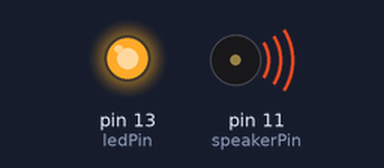
Recording of a sketch running on a simulated Arduino Uno, built with avr-gcc and run on an emulated ATmega328P. Shown: output pins drawn as LEDs (lit = HIGH), buzzer (waves = sounding). At 1.3 s the program stops and its outputs stay as they are.

Above: at 0.1 s.
At 1.1 s:
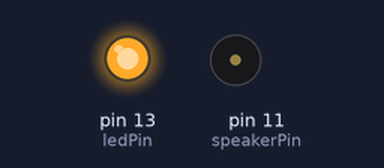
Timing chart, 0 to 2.6 s (numbered marks = the images above):
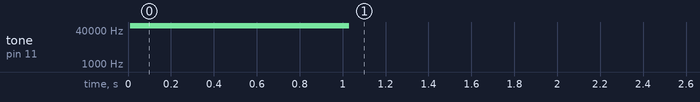

Measured:
- by itself, tone on pin 11 (speakerPin): silent → 62500 Hz at 0.01 s, → silent 1.0 s later

The sketch:

Sound.ino
```cpp
/*
 * speaker_pcm
 *
 * Plays 8-bit PCM audio on pin 11 using pulse-width modulation (PWM).
 * For Arduino with Atmega168 at 16 MHz.
 *
 * Uses two timers. The first changes the sample value 8000 times a second.
 * The second holds pin 11 high for 0-255 ticks out of a 256-tick cycle,
 * depending on sample value. The second timer repeats 62500 times per second
 * (16000000 / 256), much faster than the playback rate (8000 Hz), so
 * it almost sounds halfway decent, just really quiet on a PC speaker.
 *
 * Takes over Timer 1 (16-bit) for the 8000 Hz timer. This breaks PWM
 * (analogWrite()) for Arduino pins 9 and 10. Takes Timer 2 (8-bit)
 * for the pulse width modulation, breaking PWM for pins 11 & 3.
 *
 * References:
 *     http://www.uchobby.com/index.php/2007/11/11/arduino-sound-part-1/
 *     http://www.atmel.com/dyn/resources/prod_documents/doc2542.pdf
 *     http://www.evilmadscientist.com/article.php/avrdac
 *     http://gonium.net/md/2006/12/27/i-will-think-before-i-code/
 *     http://fly.cc.fer.hr/GDM/articles/sndmus/speaker2.html
 *     http://www.gamedev.net/reference/articles/article442.asp
 *
 * Michael Smith <michael@hurts.ca>
 */

#include <stdint.h>
#include <avr/interrupt.h>
#include <avr/io.h>
#include <avr/pgmspace.h>

#define SAMPLE_RATE 8000

/*
 * The audio data needs to be unsigned, 8-bit, 8000 Hz, and small enough
 * to fit in flash. 10000-13000 samples is about the limit.
 *
 * sounddata.h should look like this:
 *     const int sounddata_length=10000;
 *     const unsigned char sounddata_data[] PROGMEM = { ..... };
 *
 * You can use wav2c from GBA CSS:
 *     http://thieumsweb.free.fr/english/gbacss.html
 * Then add "PROGMEM" in the right place. I hacked it up to dump the samples
 * as unsigned rather than signed, but it shouldn't matter.
 *
 * http://musicthing.blogspot.com/2005/05/tiny-music-makers-pt-4-mac-startup.html
 * mplayer -ao pcm macstartup.mp3
 * sox audiodump.wav -v 1.32 -c 1 -r 8000 -u -1 macstartup-8000.wav
 * sox macstartup-8000.wav macstartup-cut.wav trim 0 10000s
 * wav2c macstartup-cut.wav sounddata.h sounddata
 *
 * (starfox) nb. under sox 12.18 (distributed in CentOS 5), i needed to run
 * the following command to convert my wav file to the appropriate format:
 * sox audiodump.wav -c 1 -r 8000 -u -b macstartup-8000.wav
 */

#include "sounddata.h"

int ledPin = 13;
int speakerPin = 11; // Can be either 3 or 11, two PWM outputs connected to Timer 2
volatile uint16_t sample;
byte lastSample;


void stopPlayback()
{
    // Disable playback per-sample interrupt.
    TIMSK1 &= ~_BV(OCIE1A);

    // Disable the per-sample timer completely.
    TCCR1B &= ~_BV(CS10);

    // Disable the PWM timer.
    TCCR2B &= ~_BV(CS10);

    digitalWrite(speakerPin, LOW);
}

// This is called at 8000 Hz to load the next sample.
ISR(TIMER1_COMPA_vect) {
    if (sample >= sounddata_length) {
        if (sample == sounddata_length + lastSample) {
            stopPlayback();
        }
        else {
            if(speakerPin==11){
                // Ramp down to zero to reduce the click at the end of playback.
                OCR2A = sounddata_length + lastSample - sample;
            } else {
                OCR2B = sounddata_length + lastSample - sample;
            }
        }
    }
    else {
        if(speakerPin==11){
            OCR2A = pgm_read_byte(&sounddata_data[sample]);
        } else {
            OCR2B = pgm_read_byte(&sounddata_data[sample]);
        }
    }

    ++sample;
}

void startPlayback()
{
    pinMode(speakerPin, OUTPUT);

    // Set up Timer 2 to do pulse width modulation on the speaker
    // pin.

    // Use internal clock (datasheet p.160)
    ASSR &= ~(_BV(EXCLK) | _BV(AS2));

    // Set fast PWM mode  (p.157)
    TCCR2A |= _BV(WGM21) | _BV(WGM20);
    TCCR2B &= ~_BV(WGM22);

    if(speakerPin==11){
        // Do non-inverting PWM on pin OC2A (p.155)
        // On the Arduino this is pin 11.
        TCCR2A = (TCCR2A | _BV(COM2A1)) & ~_BV(COM2A0);
        TCCR2A &= ~(_BV(COM2B1) | _BV(COM2B0));
        // No prescaler (p.158)
        TCCR2B = (TCCR2B & ~(_BV(CS12) | _BV(CS11))) | _BV(CS10);

        // Set initial pulse width to the first sample.
        OCR2A = pgm_read_byte(&sounddata_data[0]);
    } else {
        // Do non-inverting PWM on pin OC2B (p.155)
        // On the Arduino this is pin 3.
        TCCR2A = (TCCR2A | _BV(COM2B1)) & ~_BV(COM2B0);
        TCCR2A &= ~(_BV(COM2A1) | _BV(COM2A0));
        // No prescaler (p.158)
        TCCR2B = (TCCR2B & ~(_BV(CS12) | _BV(CS11))) | _BV(CS10);

        // Set initial pulse width to the first sample.
        OCR2B = pgm_read_byte(&sounddata_data[0]);
    }


    // Set up Timer 1 to send a sample every interrupt.

    cli();

    // Set CTC mode (Clear Timer on Compare Match) (p.133)
    // Have to set OCR1A *after*, otherwise it gets reset to 0!
    TCCR1B = (TCCR1B & ~_BV(WGM13)) | _BV(WGM12);
    TCCR1A = TCCR1A & ~(_BV(WGM11) | _BV(WGM10));

    // No prescaler (p.134)
    TCCR1B = (TCCR1B & ~(_BV(CS12) | _BV(CS11))) | _BV(CS10);

    // Set the compare register (OCR1A).
    // OCR1A is a 16-bit register, so we have to do this with
    // interrupts disabled to be safe.
    OCR1A = F_CPU / SAMPLE_RATE;    // 16e6 / 8000 = 2000

    // Enable interrupt when TCNT1 == OCR1A (p.136)
    TIMSK1 |= _BV(OCIE1A);

    lastSample = pgm_read_byte(&sounddata_data[sounddata_length-1]);
    sample = 0;
    sei();
}


void setup()
{
    pinMode(ledPin, OUTPUT);
    digitalWrite(ledPin, HIGH);
    startPlayback();
}

void loop()
{
    while (true);
}
```

Source omitted: sounddata.h (data table, 68575 bytes)
